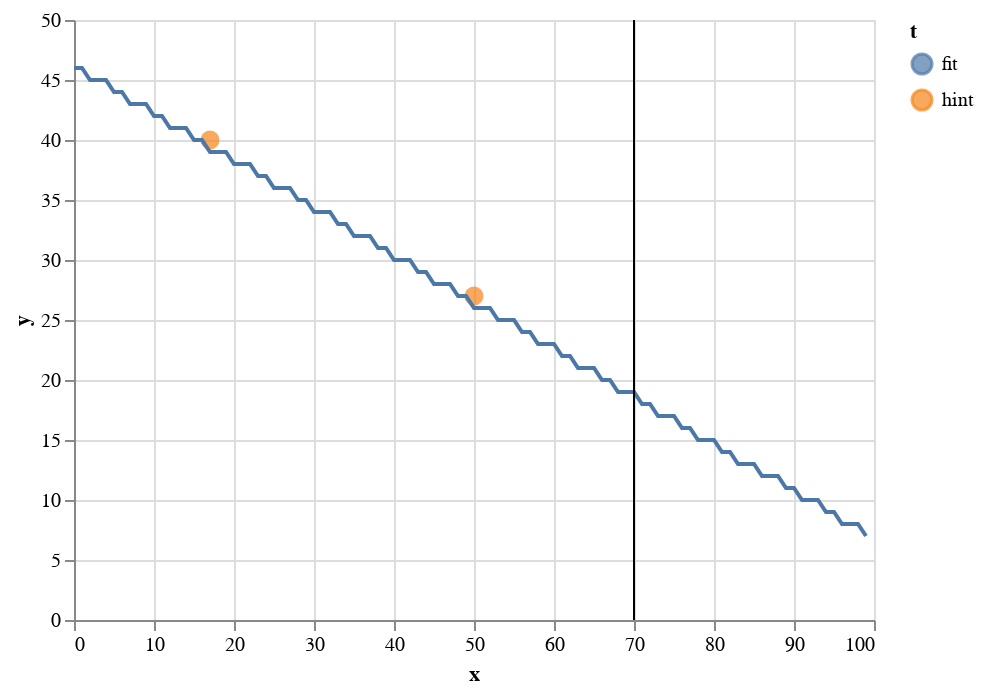

Notebook code cell kept with this figure:
### Code cell
# finally, let's plot the data using Altair

# first make a chart for the hints
hintlayer = alt.Chart(alt.Data(values=vals)).mark_circle(filled=True,size=90,color='red').encode(
    x='x:Q',
    y='y:Q',
    color='t:N'
).transform_filter(
    alt.datum.t == 'hint'
)

# overlay that with the predictions
fitlayer = alt.Chart(alt.Data(values=vals)).mark_line().encode(
    x='x:Q',
    y='y:Q',
    color='t:N'
).transform_filter(
    alt.datum.t == 'fit'
)

# and let's assume an expiration of 70 for this robot and draw a line on top

annotationlayer = alt.Chart(pd.DataFrame({'x': [70]})).mark_rule().encode(x='x:Q')

# layer the charts
hintlayer + fitlayer + annotationlayer

### Figure 1 — Vega-Lite specification as saved in the notebook (floating-point values rounded to 4 significant figures)
{"config": {"view": {"continuousWidth": 400, "continuousHeight": 300}}, "layer": [{"data": {"values": [{"t": "hint", "x": 17, "y": 40}, {"t": "hint", "x": 50, "y": 27}, {"t": "fit", "x": 0, "y": 46}, {"t": "fit", "x": 1, "y": 46}, {"t": "fit", "x": 2, "y": 45}, {"t": "fit", "x": 3, "y": 45}, {"t": "fit", "x": 4, "y": 45}, {"t": "fit", "x": 5, "y": 44}, {"t": "fit", "x": 6, "y": 44}, {"t": "fit", "x": 7, "y": 43}, {"t": "fit", "x": 8, "y": 43}, {"t": "fit", "x": 9, "y": 43}, {"t": "fit", "x": 10, "y": 42}, {"t": "fit", "x": 11, "y": 42}, {"t": "fit", "x": 12, "y": 41}, {"t": "fit", "x": 13, "y": 41}, {"t": "fit", "x": 14, "y": 41}, {"t": "fit", "x": 15, "y": 40}, {"t": "fit", "x": 16, "y": 40}, {"t": "fit", "x": 17, "y": 39}, {"t": "fit", "x": 18, "y": 39}, {"t": "fit", "x": 19, "y": 39}, {"t": "fit", "x": 20, "y": 38}, {"t": "fit", "x": 21, "y": 38}, {"t": "fit", "x": 22, "y": 38}, {"t": "fit", "x": 23, "y": 37}, {"t": "fit", "x": 24, "y": 37}, {"t": "fit", "x": 25, "y": 36}, {"t": "fit", "x": 26, "y": 36}, {"t": "fit", "x": 27, "y": 36}, {"t": "fit", "x": 28, "y": 35}, {"t": "fit", "x": 29, "y": 35}, {"t": "fit", "x": 30, "y": 34}, {"t": "fit", "x": 31, "y": 34}, {"t": "fit", "x": 32, "y": 34}, {"t": "fit", "x": 33, "y": 33}, {"t": "fit", "x": 34, "y": 33}, {"t": "fit", "x": 35, "y": 32}, {"t": "fit", "x": 36, "y": 32}, {"t": "fit", "x": 37, "y": 32}, {"t": "fit", "x": 38, "y": 31}, {"t": "fit", "x": 39, "y": 31}, {"t": "fit", "x": 40, "y": 30}, {"t": "fit", "x": 41, "y": 30}, {"t": "fit", "x": 42, "y": 30}, {"t": "fit", "x": 43, "y": 29}, {"t": "fit", "x": 44, "y": 29}, {"t": "fit", "x": 45, "y": 28}, {"t": "fit", "x": 46, "y": 28}, {"t": "fit", "x": 47, "y": 28}, {"t": "fit", "x": 48, "y": 27}, {"t": "fit", "x": 49, "y": 27}, {"t": "fit", "x": 50, "y": 26}, {"t": "fit", "x": 51, "y": 26}, {"t": "fit", "x": 52, "y": 26}, {"t": "fit", "x": 53, "y": 25}, {"t": "fit", "x": 54, "y": 25}, {"t": "fit", "x": 55, "y": 25}, {"t": "fit", "x": 56, "y": 24}, {"t": "fit", "x": 57, "y": 24}, {"t": "fit", "x": 58, "y": 23}, {"t": "fit", "x": 59, "y": 23}, {"t": "fit", "x": 60, "y": 23}, {"t": "fit", "x": 61, "y": 22}, {"t": "fit", "x": 62, "y": 22}, {"t": "fit", "x": 63, "y": 21}, {"t": "fit", "x": 64, "y": 21}, {"t": "fit", "x": 65, "y": 21}, {"t": "fit", "x": 66, "y": 20}, {"t": "fit", "x": 67, "y": 20}, {"t": "fit", "x": 68, "y": 19}, {"t": "fit", "x": 69, "y": 19}, {"t": "fit", "x": 70, "y": 19}, {"t": "fit", "x": 71, "y": 18}, {"t": "fit", "x": 72, "y": 18}, {"t": "fit", "x": 73, "y": 17}, {"t": "fit", "x": 74, "y": 17}, {"t": "fit", "x": 75, "y": 17}, {"t": "fit", "x": 76, "y": 16}, {"t": "fit", "x": 77, "y": 16}, {"t": "fit", "x": 78, "y": 15}, {"t": "fit", "x": 79, "y": 15}, {"t": "fit", "x": 80, "y": 15}, {"t": "fit", "x": 81, "y": 14}, {"t": "fit", "x": 82, "y": 14}, {"t": "fit", "x": 83, "y": 13}, {"t": "fit", "x": 84, "y": 13}, {"t": "fit", "x": 85, "y": 13}, {"t": "fit", "x": 86, "y": 12}, {"t": "fit", "x": 87, "y": 12}, {"t": "fit", "x": 88, "y": 12}, {"t": "fit", "x": 89, "y": 11}, {"t": "fit", "x": 90, "y": 11}, {"t": "fit", "x": 91, "y": 10}, {"t": "fit", "x": 92, "y": 10}, {"t": "fit", "x": 93, "y": 10}, {"t": "fit", "x": 94, "y": 9}, {"t": "fit", "x": 95, "y": 9}, {"t": "fit", "x": 96, "y": 8}, {"t": "fit", "x": 97, "y": 8}, {"t": "fit", "x": 98, "y": 8}, {"t": "fit", "x": 99, "y": 7}]}, "mark": {"type": "circle", "color": "red", "filled": true, "size": 90}, "encoding": {"color": {"field": "t", "type": "nominal"}, "x": {"field": "x", "type": "quantitative"}, "y": {"field": "y", "type": "quantitative"}}, "transform": [{"filter": "(datum.t === 'hint')"}]}, {"data": {"values": [{"t": "hint", "x": 17, "y": 40}, {"t": "hint", "x": 50, "y": 27}, {"t": "fit", "x": 0, "y": 46}, {"t": "fit", "x": 1, "y": 46}, {"t": "fit", "x": 2, "y": 45}, {"t": "fit", "x": 3, "y": 45}, {"t": "fit", "x": 4, "y": 45}, {"t": "fit", "x": 5, "y": 44}, {"t": "fit", "x": 6, "y": 44}, {"t": "fit", "x": 7, "y": 43}, {"t": "fit", "x": 8, "y": 43}, {"t": "fit", "x": 9, "y": 43}, {"t": "fit", "x": 10, "y": 42}, {"t": "fit", "x": 11, "y": 42}, {"t": "fit", "x": 12, "y": 41}, {"t": "fit", "x": 13, "y": 41}, {"t": "fit", "x": 14, "y": 41}, {"t": "fit", "x": 15, "y": 40}, {"t": "fit", "x": 16, "y": 40}, {"t": "fit", "x": 17, "y": 39}, {"t": "fit", "x": 18, "y": 39}, {"t": "fit", "x": 19, "y": 39}, {"t": "fit", "x": 20, "y": 38}, {"t": "fit", "x": 21, "y": 38}, {"t": "fit", "x": 22, "y": 38}, {"t": "fit", "x": 23, "y": 37}, {"t": "fit", "x": 24, "y": 37}, {"t": "fit", "x": 25, "y": 36}, {"t": "fit", "x": 26, "y": 36}, {"t": "fit", "x": 27, "y": 36}, {"t": "fit", "x": 28, "y": 35}, {"t": "fit", "x": 29, "y": 35}, {"t": "fit", "x": 30, "y": 34}, {"t": "fit", "x": 31, "y": 34}, {"t": "fit", "x": 32, "y": 34}, {"t": "fit", "x": 33, "y": 33}, {"t": "fit", "x": 34, "y": 33}, {"t": "fit", "x": 35, "y": 32}, {"t": "fit", "x": 36, "y": 32}, {"t": "fit", "x": 37, "y": 32}, {"t": "fit", "x": 38, "y": 31}, {"t": "fit", "x": 39, "y": 31}, {"t": "fit", "x": 40, "y": 30}, {"t": "fit", "x": 41, "y": 30}, {"t": "fit", "x": 42, "y": 30}, {"t": "fit", "x": 43, "y": 29}, {"t": "fit", "x": 44, "y": 29}, {"t": "fit", "x": 45, "y": 28}, {"t": "fit", "x": 46, "y": 28}, {"t": "fit", "x": 47, "y": 28}, {"t": "fit", "x": 48, "y": 27}, {"t": "fit", "x": 49, "y": 27}, {"t": "fit", "x": 50, "y": 26}, {"t": "fit", "x": 51, "y": 26}, {"t": "fit", "x": 52, "y": 26}, {"t": "fit", "x": 53, "y": 25}, {"t": "fit", "x": 54, "y": 25}, {"t": "fit", "x": 55, "y": 25}, {"t": "fit", "x": 56, "y": 24}, {"t": "fit", "x": 57, "y": 24}, {"t": "fit", "x": 58, "y": 23}, {"t": "fit", "x": 59, "y": 23}, {"t": "fit", "x": 60, "y": 23}, {"t": "fit", "x": 61, "y": 22}, {"t": "fit", "x": 62, "y": 22}, {"t": "fit", "x": 63, "y": 21}, {"t": "fit", "x": 64, "y": 21}, {"t": "fit", "x": 65, "y": 21}, {"t": "fit", "x": 66, "y": 20}, {"t": "fit", "x": 67, "y": 20}, {"t": "fit", "x": 68, "y": 19}, {"t": "fit", "x": 69, "y": 19}, {"t": "fit", "x": 70, "y": 19}, {"t": "fit", "x": 71, "y": 18}, {"t": "fit", "x": 72, "y": 18}, {"t": "fit", "x": 73, "y": 17}, {"t": "fit", "x": 74, "y": 17}, {"t": "fit", "x": 75, "y": 17}, {"t": "fit", "x": 76, "y": 16}, {"t": "fit", "x": 77, "y": 16}, {"t": "fit", "x": 78, "y": 15}, {"t": "fit", "x": 79, "y": 15}, {"t": "fit", "x": 80, "y": 15}, {"t": "fit", "x": 81, "y": 14}, {"t": "fit", "x": 82, "y": 14}, {"t": "fit", "x": 83, "y": 13}, {"t": "fit", "x": 84, "y": 13}, {"t": "fit", "x": 85, "y": 13}, {"t": "fit", "x": 86, "y": 12}, {"t": "fit", "x": 87, "y": 12}, {"t": "fit", "x": 88, "y": 12}, {"t": "fit", "x": 89, "y": 11}, {"t": "fit", "x": 90, "y": 11}, {"t": "fit", "x": 91, "y": 10}, {"t": "fit", "x": 92, "y": 10}, {"t": "fit", "x": 93, "y": 10}, {"t": "fit", "x": 94, "y": 9}, {"t": "fit", "x": 95, "y": 9}, {"t": "fit", "x": 96, "y": 8}, {"t": "fit", "x": 97, "y": 8}, {"t": "fit", "x": 98, "y": 8}, {"t": "fit", "x": 99, "y": 7}]}, "mark": "line", "encoding": {"color": {"field": "t", "type": "nominal"}, "x": {"field": "x", "type": "quantitative"}, "y": {"field": "y", "type": "quantitative"}}, "transform": [{"filter": "(datum.t === 'fit')"}]}, {"data": {"name": "data-e1bd6fa47b93d3b9002182e1a4f5e39d"}, "mark": "rule", "encoding": {"x": {"field": "x", "type": "quantitative"}}}], "$schema": "https://vega.github.io/schema/vega-lite/v4.17.0.json", "datasets": {"data-e1bd6fa47b93d3b9002182e1a4f5e39d": [{"x": 70}]}}
